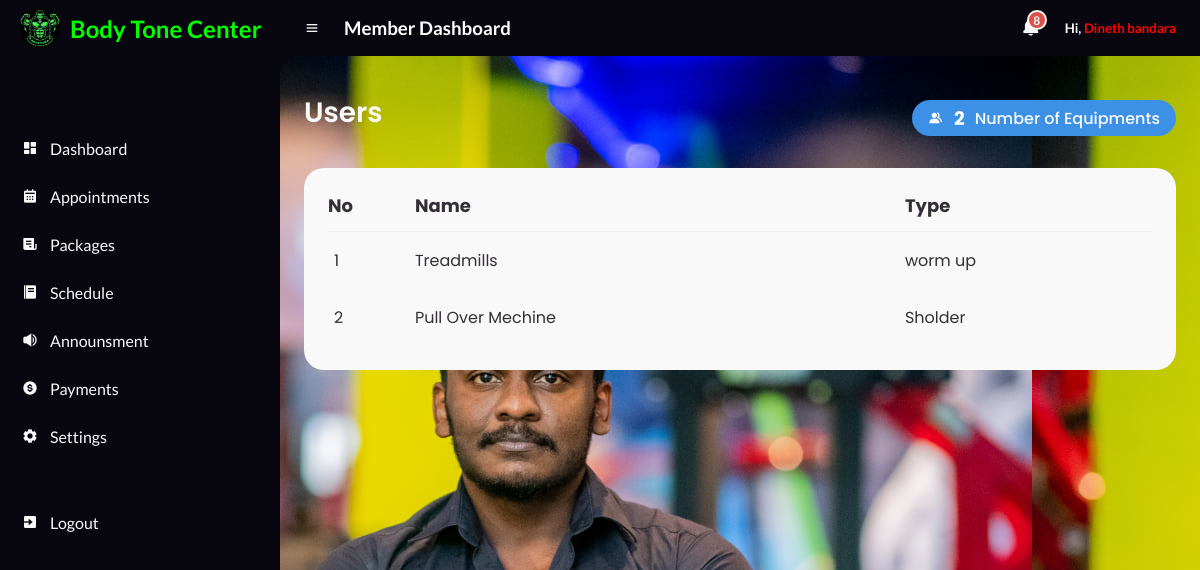
The app's page /Member/Equipment.php (signed in) with its own data.
### tables this page shows
CREATE TABLE `equipment` (
  `id` int(100) NOT NULL,
  `name` varchar(255) NOT NULL,
  `type` varchar(50) NOT NULL,
  `schedule` varchar(255) NOT NULL
);

### Member/EquipmentBody.php (the view, shortened to what this page needs)
<main>
	<div class="head-title">
		<div class="left">
			<h1>Users</h1>
		</div>
		<a class="btn-download">
			<i class='bx bxs-group'></i>
			<?php
				require 'dbconfig.php';
				$query = "SELECT id FROM equipment ORDER BY id";
				$query_run = mysqli_query($connection, $query);
				$row = mysqli_num_rows($query_run);
				echo '<h3 >' . $row . '</h3>';
				?>
			<p>Number of Equipments</p>
		</a>
	</div>
	<div class="table-data">
		<div class="order">
			<table class="table">
				<thead>
					<tr>
						<th style="font-size: large;">No</th>
						<th style="font-size: large;">Name</th>
						<th style="font-size: large;">Type</th>
					</tr>
				</thead>
				<tbody>
					<?php
					$servername = "localhost";
					$username = "root";
					$password = "";
					$database = "body_tone_db";
					$connection = new mysqli($servername, $username, $password, $database);
					$sql = "SELECT * FROM equipment";
					$result = $connection->query($sql);
					while ($row = $result->fetch_assoc()) {
						echo "
                    <tr>
                    <td>$row[id]</td>
                    <td>$row[name]</td>
					<td>$row[type]</td>
                    <td >
                    </td>
                </tr>
                    ";
					}
					?>
				</tbody>
			</table>
		</div>
	</div>
</main>

### Member/css/style.css (style rules this page uses)
* { margin: 0; padding: 0; box-sizing: border-box; }
a { text-decoration: none; }
:root { --poppins: 'Poppins', sans-serif; --lato: 'Lato', sans-serif; --light: #F9F9F9; --blue: #3C91E6; --light-blue: #CFE8FF; --grey: #eee; --dark-grey: #AAAAAA; --dark: #342E37; --red: #DB504A; --yellow: #FFCE26; --light-yellow: #FFF2C6; --orange: #FD7238; --light-orange: #FFE0D3; --black: #000000; --light-black: #1b1a1a; --li-black: #6F6C6C ; --slow-black:#08070f ; --lime:lime; }
html { overflow-x: hidden; }
body { background-image: url("8.jpg"); overflow-x: hidden; }
#content main { width: 100%; padding: 36px 24px; font-family: var(--poppins); max-height: calc(100vh - 56px); overflow-y: auto; }
#content main .head-title { display: flex; align-items: center; justify-content: space-between; grid-gap: 16px; flex-wrap: wrap; }
#content main .head-title .left h1 { font-size: 28px; font-weight: 600; margin-bottom: 10px; color: var(--light); }
#content main .head-title .btn-download { height: 36px; padding: 0 16px; border-radius: 36px; background: var(--blue); color: var(--light); display: flex; justify-content: center; align-items: center; grid-gap: 10px; font-weight: 500; }
#content main .table-data { display: flex; flex-wrap: wrap; grid-gap: 24px; margin-top: 24px; width: 100%; color: var(--dark); }
#content main .table-data > div { border-radius: 20px; background: var(--light); padding: 24px; overflow-x: auto; }
#content main .table-data .order { flex-grow: 1; flex-basis: 500px; }
#content main .table-data .order table { width: 100%; border-collapse: collapse; }
#content main .table-data .order table th { padding-bottom: 12px; font-size: 13px; text-align: left; border-bottom: 1px solid var(--grey); }
#content main .table-data .order table td { padding: 16px 0; }
#content main .table-data .order table tr td:first-child { display: flex; align-items: center; grid-gap: 12px; padding-left: 6px; }

### records on screen
equipment: id "1", name "Treadmills", type "worm up"
equipment: id "2", name "Pull Over Mechine", type "Sholder"

### other values on screen
$_SESSION['member_name'] "Dineth bandara"
$row "2"
